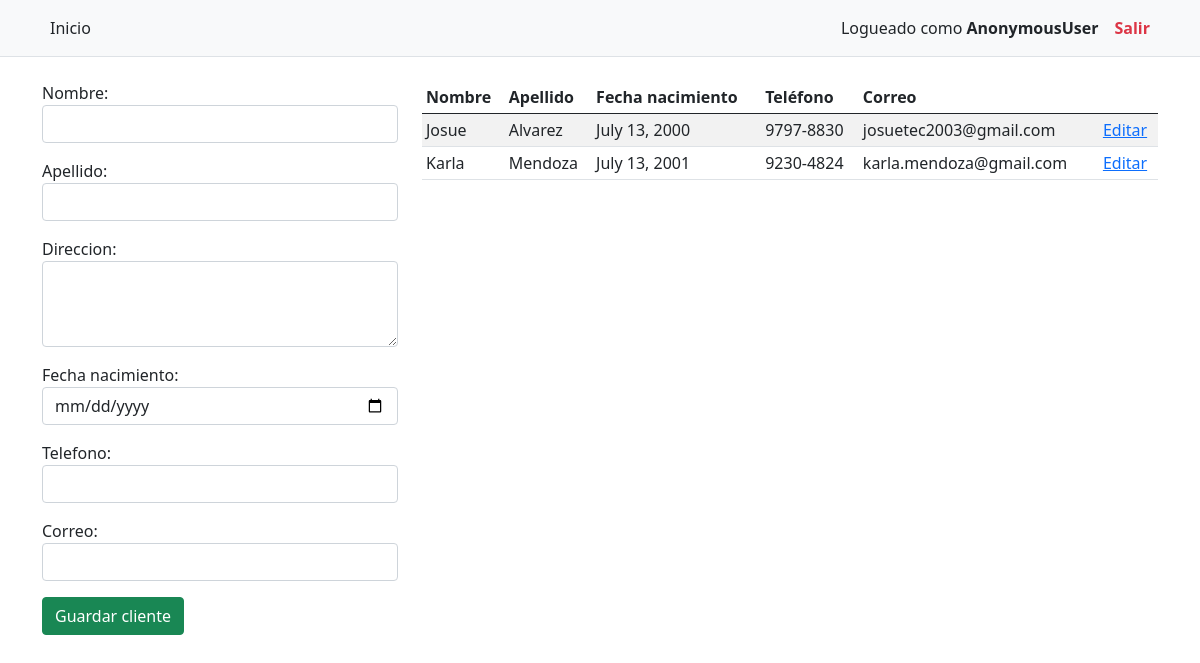
Page /clientes/ on the earlier database version.
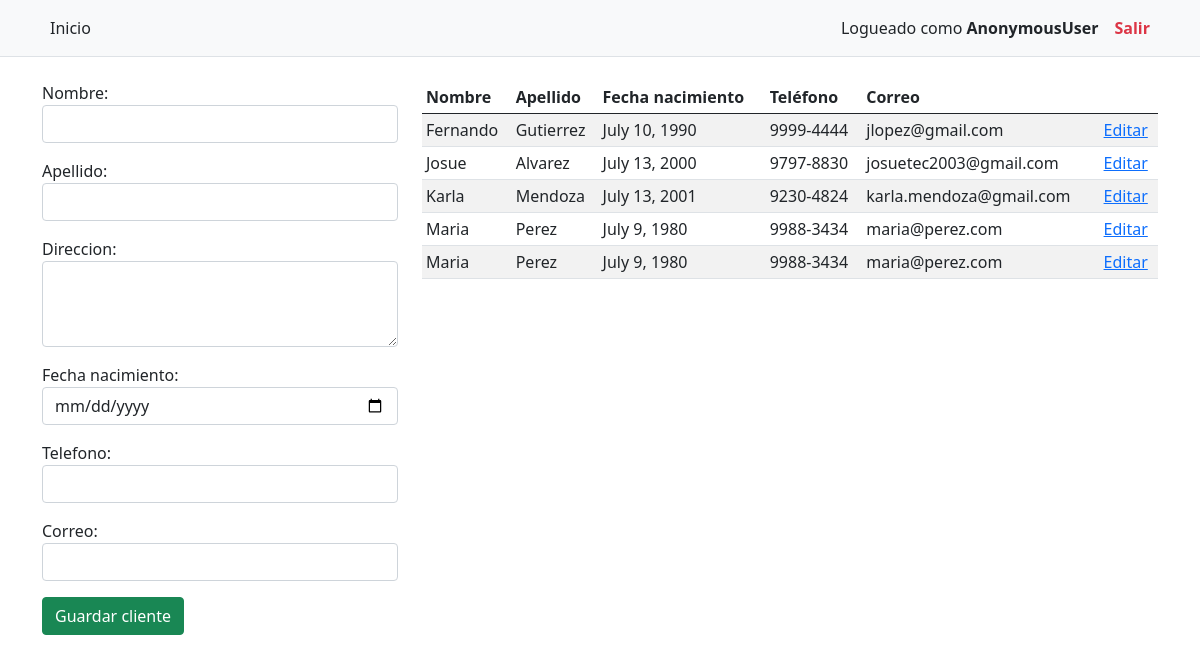
Same page on the later database version.
### app_banco/models.py (models this page shows, shortened)
class Cliente(models.Model):
    nombre = models.CharField(max_length=25)
    apellido = models.CharField(max_length=25)
    direccion = models.TextField()
    fecha_nacimiento = models.DateField()
    telefono = models.CharField(max_length=9)
    correo = models.EmailField(max_length=25)
    user = models.OneToOneField(User, on_delete=models.CASCADE, null=True, blank=True)

### app_banco/views.py (the view)
# urls.py: path('clientes/', views.clientes_view, name="clientes_view"),
def clientes_view(request):
    id = request.GET.get('id')
    cliente = None
    if id:
        cliente = get_object_or_404(Cliente, pk=id)
    form = ClienteForm(instance=cliente) # instancia
    clientes = Cliente.objects.all().order_by('nombre', 'apellido')
    return render(request, 'banco/clientes.html', {'form': form, 'clientes': clientes})

### app_banco/forms.py
class ClienteForm(forms.ModelForm):
    class Meta:
        model = Cliente
        fields = '__all__'
        exclude = ('user',)
        widgets = {
            'nombre': forms.TextInput(attrs={'class': 'form-control'}),
            'apellido': forms.TextInput(attrs={'class': 'form-control'}),
            'direccion': forms.Textarea(attrs={'class': 'form-control', 'rows': 3}),
            'fecha_nacimiento': forms.DateInput(attrs={'class': 'form-control', 'type': 'date'}),
            'telefono': forms.TextInput(attrs={'class': 'form-control', 'type': 'tel'}),
            'correo': forms.EmailInput(attrs={'class': 'form-control'}),
        }

### app_banco/templates/banco/clientes.html (shortened to what this page needs)
{% extends 'banco/base.html' %}
{% block container %}
<div class="row">
    <div class="col-4">
        {% if request.GET.id %}
        <form action="{% url 'clientes_actualizar' request.GET.id %}" method="post">
        {% else %}
        <form action="{% url 'clientes_gestion' %}" method="post">
        {% endif %}
            {{ form.as_p }}
            <input type="submit" class="btn btn-success" value="Guardar cliente">
        </form>
    </div>
    <div class="col-8">
        <table class="table table-sm table-hover table-striped">
            <thead>
                <tr>
                    <th>Nombre</th>
                    <th>Apellido</th>
                    <th>Fecha nacimiento</th>
                    <th>Teléfono</th>
                    <th>Correo</th>
                    <th></th>
                </tr>
            </thead>
            <tbody>
            {% for cli in clientes %}
                <tr>
                    <td>{{ cli.nombre }}</td>
                    <td>{{ cli.apellido }}</td>
                    <td>{{ cli.fecha_nacimiento }}</td>
                    <td>{{ cli.telefono }}</td>
                    <td>{{ cli.correo }}</td>
                    <td>
                        <a href="{% url 'clientes_view' %}?id={{ cli.id}}">Editar</a>
                    </td>
                </tr>
            {% empty %}
                <tr>
                    <td colspan="6">No hay clientes registrados al momento</td>
                </tr>
            {% endfor %}
            </tbody>
        </table>
    </div>
</div>
{% endblock %}

### app_banco/templates/banco/base.html (shortened to what this page needs)
{% load static %}
<!DOCTYPE html>
<html lang="en">
<head>
    <link href="https://cdn.jsdelivr.net/npm/bootstrap@5.0.2/dist/css/bootstrap.min.css" rel="stylesheet">
    <link href="https://haubek.github.io/dist/css/component-chosen.min.css" rel="stylesheet">
</head>
<body>
    <nav class="py-2 bg-light border-bottom">
        <div class="container d-flex flex-wrap">
            <ul class="nav me-auto">
                <li class="nav-item"><a href="{% url 'home_view' %}" class="nav-link link-dark px-2 active" aria-current="page">Inicio</a></li>
            </ul>
            <ul class="nav">
                <li class="nav-item"><a class="nav-link link-dark px-2">Logueado como <strong>{{ request.user }}</strong></a></li>
                <li class="nav-item"><a href="{% url 'logout_view' %}" class="nav-link link-danger px-2"><strong>Salir</strong></a></li>
            </ul>
        </div>
    </nav>
    <div class="container mt-4">
        {% block container %}{% endblock %}
    </div>
</body>
</html>

Differences in the rows shown:
added Cliente: nombre "Fernando", apellido "Gutierrez", fecha_nacimiento "July 10, 1990", telefono "9999-4444", correo "jlopez@gmail.com"
added Cliente: nombre "Maria", apellido "Perez", fecha_nacimiento "July 9, 1980", telefono "9988-3434", correo "maria@perez.com"
added Cliente: nombre "Maria", apellido "Perez", fecha_nacimiento "July 9, 1980", telefono "9988-3434", correo "maria@perez.com"
